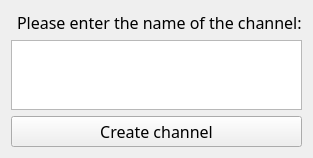
<?xml version="1.0" encoding="UTF-8"?>
<ui version="4.0">
 <class>NameChannel</class>
 <widget class="QWidget" name="NameChannel">
  <property name="geometry">
   <rect>
    <x>0</x>
    <y>0</y>
    <width>300</width>
    <height>100</height>
   </rect>
  </property>
  <property name="windowTitle">
   <string>Form</string>
  </property>
  <layout class="QFormLayout" name="formLayout">
   <item row="7" column="0" colspan="2">
    <widget class="QPushButton" name="pushButton">
     <property name="font">
      <font>
       <family>Yu Gothic</family>
       <pointsize>12</pointsize>
      </font>
     </property>
     <property name="text">
      <string>Create channel</string>
     </property>
    </widget>
   </item>
   <item row="6" column="0" colspan="2">
    <widget class="QTextEdit" name="textEdit">
     <property name="maximumSize">
      <size>
       <width>16777215</width>
       <height>16777215</height>
      </size>
     </property>
    </widget>
   </item>
   <item row="2" column="1">
    <widget class="QLabel" name="label">
     <property name="font">
      <font>
       <family>Yu Gothic</family>
       <pointsize>12</pointsize>
      </font>
     </property>
     <property name="text">
      <string>Please enter the name of the channel:</string>
     </property>
    </widget>
   </item>
  </layout>
 </widget>
 <resources/>
 <connections/>
</ui>
